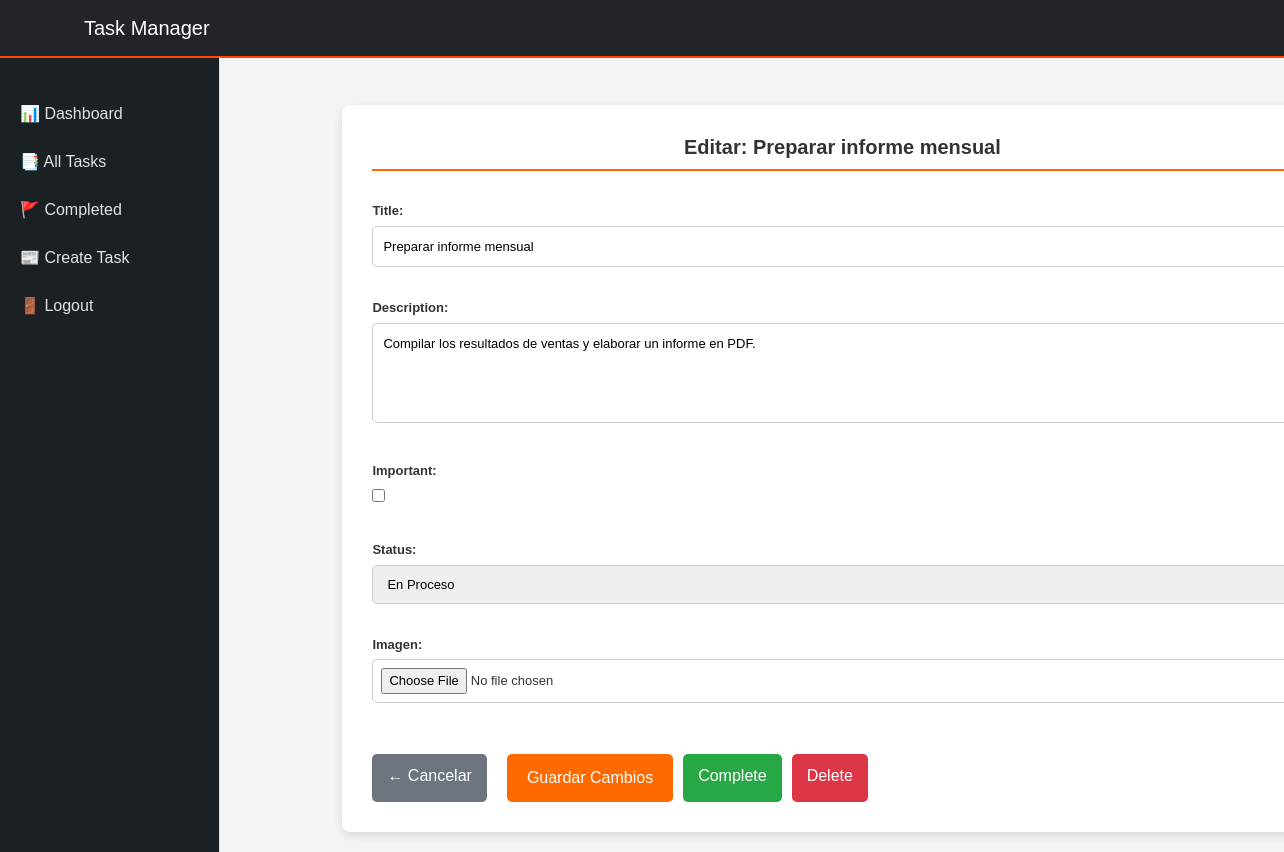
The page /tasks/17/edit/ (signed in) on the database its author committed.
### tasks/models.py (models this page shows, shortened)
class Task(models.Model):
  title = models.CharField(max_length=200)
  description = models.TextField(max_length=10000)
  created = models.DateTimeField(auto_now_add=True)
  datecompleted = models.DateTimeField(null=True, blank=True)
  important = models.BooleanField(default=False)
  user = models.ForeignKey(User, on_delete=models.CASCADE)
  status = models.CharField(max_length=75, default='pendiente')
  imagen = models.ImageField(upload_to='productos/', blank=True, null=True)

### tasks/views.py (the view, shortened to what this page needs)
# urls.py: path('tasks/<int:task_id>/edit/', views.edit_tasks, name='edit_tasks'),
@login_required
def edit_tasks(request, task_id):
    print(f"DEBUG: edit_tasks llamada con task_id={task_id}")
    print(f"DEBUG: Método: {request.method}")
    if request.method == 'GET':
        task = get_object_or_404(Task, pk=task_id, user=request.user)
        print(f"DEBUG: Tarea encontrada: {task.title}")
        form = TaskForm(instance=task)
        print(f"DEBUG: Formulario creado: {form}")
        print("DEBUG: Renderizando template edit_task.html")
        return render(request, 'edit_task.html', {'task': task, 'form': form})

### tasks/forms.py
class TaskForm(forms.ModelForm):
    class Meta:
        model = Task
        fields = ['title', 'description', 'important', 'status', 'imagen']
        widgets = {
            'title': forms.TextInput(attrs={'placeholder': 'Título de la tarea'}),
            'description': forms.Textarea(attrs={'placeholder': 'Descripción de la tarea', 'rows': 4}),
            'status': forms.Select(choices=[
                ('pendiente', 'Pendiente'),
                ('en_proceso', 'En Proceso'),
                ('completada', 'Completada'),
            ]),
            'important': forms.CheckboxInput(),
            'imagen': forms.FileInput(attrs={'accept': 'image/*'}),
        }

### tasks/templates/edit_task.html (shortened to what this page needs)
{% extends 'base_lateral_panel.html' %}
{% block content %}
<div class="main-container">
    <h1 class="task-title">Editar: {{ task.title }}</h1>
    <form method="POST" enctype="multipart/form-data" class="task-form">
        {{ form.as_p }}
        <div class="button-group">
            <a href="{% url 'tasks' %}" class="btn-back">← Cancelar</a>
            <button type="submit" class="btn-update">Guardar Cambios</button>
            <a href="{% url 'complete_task' task.id %}" class="btn btn-complete">Complete</a>
            <a href="{% url 'delete_task' task.id %}" class="btn btn-delete">Delete</a>
        </div>
    </form>
</div>
{% endblock %}

### tasks/templates/base_lateral_panel.html (style rules this page uses)
body { font-family: 'Arial', sans-serif; background-color: #f4f4f4; color: #333; margin: 0; padding: 0; display: block; justify-content: center; align-items: center; min-height: 100vh; }

### tasks/templates/edit_task.html (style rules this page uses)
body { font-family: 'Arial', sans-serif; background-color: #f4f4f4; color: #333; margin: 0; padding: 0; }
.main-container { width: 100%; max-width: 1000px; background: #ffffff; padding: 30px; border-radius: 8px; box-shadow: 0px 4px 10px rgba(0, 0, 0, 0.1); margin-left: 10%; margin-top: 25px; }
.task-title { font-size: 20px; font-weight: bold; color: #333; text-align: center; margin-bottom: 30px; border-bottom: 2px solid #ff6a00; padding-bottom: 10px; }
.task-form { display: flex; flex-direction: column; gap: 15px; }
.task-form input, .task-form textarea, .task-form select { width: 100%; padding: 10px; border: 1px solid #ccc; border-radius: 5px; font-size: 13px; box-sizing: border-box; }
.task-form input[type="file"] { padding: 8px; }
.task-form input[type="checkbox"] { width: auto; margin-right: 10px; }
.task-form label { font-weight: bold; margin-bottom: 5px; display: block; font-size: 13px; }
.btn-update { background-color: #ff6a00; color: white; padding: 12px 20px; border: none; border-radius: 5px; font-size: 16px; cursor: pointer; transition: background 0.3s; }
.btn-back { background-color: #6c757d; color: white; padding: 10px 15px; text-decoration: none; border-radius: 5px; display: inline-block; margin-right: 10px; transition: background 0.3s; font-size: 16px; }
.button-group { display: flex; gap: 10px; margin-top: 20px; }
.btn-complete { background-color: #28a745; color: white; padding: 10px 15px; border: none; border-radius: 5px; font-size: 16px; cursor: pointer; transition: background 0.3s; }
.btn-delete { background-color: #dc3545; color: white; padding: 10px 15px; border: none; border-radius: 5px; font-size: 16px; cursor: pointer; transition: background 0.3s; }

### rows shown on the page
Task: title "Preparar informe mensual", description "Compilar los resultados de ventas y elaborar un informe en PDF.", status "En Proceso"
